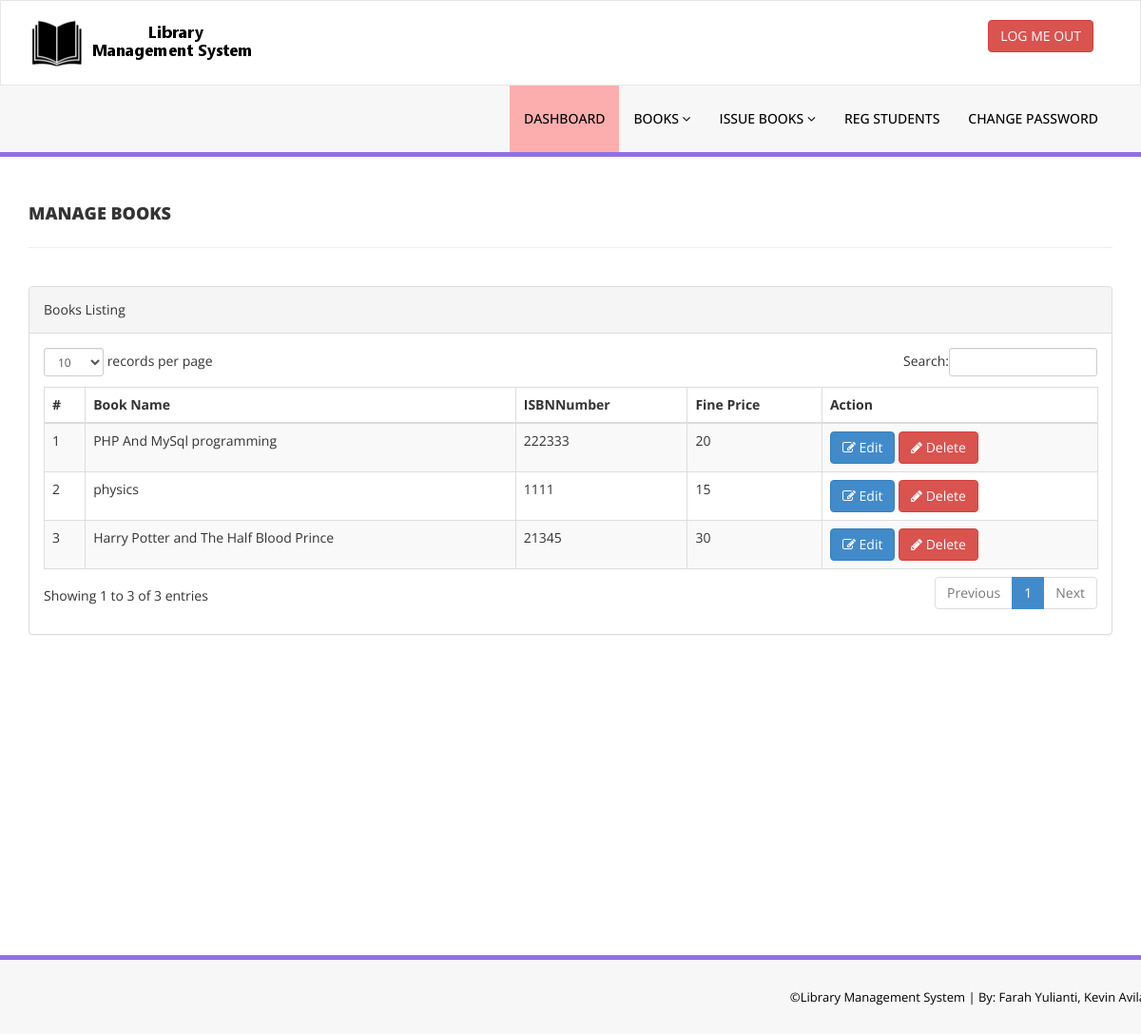
Page /library/admin/manage-books.php (signed in) on the committed database.
### tables this page shows
CREATE TABLE IF NOT EXISTS `tblbooks` (
  `id` int(11) NOT NULL AUTO_INCREMENT,
  `BookName` varchar(255) DEFAULT NULL,
  `ISBNNumber` int(11) DEFAULT NULL,
  `BookPrice` int(11) DEFAULT NULL,
  `RegDate` timestamp NULL DEFAULT CURRENT_TIMESTAMP,
  `UpdationDate` timestamp NULL DEFAULT NULL ON UPDATE CURRENT_TIMESTAMP,
  PRIMARY KEY (`id`)
);

### library/admin/manage-books.php (the view, shortened to what this page needs)
<?php
include('includes/config.php');
if(strlen($_SESSION['alogin'])==0)
    {
header('location:index.php');
}
else{
    ?>
<!DOCTYPE html>
<html xmlns="http://www.w3.org/1999/xhtml">
<head>
    <link href="assets/css/bootstrap.css" rel="stylesheet" />
    <link href="assets/css/font-awesome.css" rel="stylesheet" />
    <link href="assets/js/dataTables/dataTables.bootstrap.css" rel="stylesheet" />
    <link href="assets/css/style.css" rel="stylesheet" />
</head>
<body>
<?php include('includes/header.php');?>
    <div class="content-wrapper">
         <div class="container">
        <div class="row pad-botm">
            <div class="col-md-12">
                <h4 class="header-line">Manage Books</h4>
    </div>
     <div class="row">
</div>
        </div>
            <div class="row">
                <div class="col-md-12">
                    <div class="panel panel-default">
                        <div class="panel-heading">
                           Books Listing
                        </div>
                        <div class="panel-body">
                            <div class="table-responsive">
                                <table class="table table-striped table-bordered table-hover" id="dataTables-example">
                                    <thead>
                                        <tr>
                                            <th>#</th>
                                            <th>Book Name</th>
											<th>ISBNNumber</th>
											<th>Fine Price</th>
                                            <th>Action</th>
                                        </tr>
                                    </thead>
                                    <tbody>
<?php $sql = "SELECT * FROM tblbooks";
$query = $dbh -> prepare($sql);
$query->execute();
$results=$query->fetchAll(PDO::FETCH_OBJ);
$cnt=1;
if($query->rowCount() > 0)
{
foreach($results as $result)
{               ?>
                                        <tr class="odd gradeX">
                                            <td class="center"><?php echo htmlentities($cnt);?></td>
                                            <td class="center"><?php echo htmlentities($result->BookName);?></td>
											 <td class="center"><?php echo htmlentities($result->ISBNNumber);?></td>
											  <td class="center"><?php echo htmlentities($result->BookPrice);?></td>
                                            <td class="center">
                                            <a href="edit-book.php?bookid=<?php echo htmlentities($result->bookid);?>"><button class="btn btn-primary"><i class="fa fa-edit "></i> Edit</button>
                                          <a href="manage-books.php?del=<?php echo htmlentities($result->bookid);?>" onclick="return confirm('Are you sure you want to delete?');"" >  <button class="btn btn-danger"><i class="fa fa-pencil"></i> Delete</button>
                                            </td>
                                        </tr>
 <?php $cnt=$cnt+1;}} ?>
                                    </tbody>
                                </table>
                            </div>
                        </div>
                    </div>
                </div>
            </div>
    </div>
    </div>
  <?php include('includes/footer.php');?>
</body>
</html>
<?php } ?>

### library/admin/assets/css/style.css (style rules this page uses)
.content-wrapper { margin-top: 40px; min-height:800px; padding-bottom:90px; }
.header-line { font-weight:900; padding-bottom:25px; border-bottom:1px solid #eeeeee; text-transform:uppercase; }
.pad-botm { padding-bottom:30px; }

### rows in the picture
tblbooks: BookName "PHP And MySql programming", ISBNNumber "222333", BookPrice "20"
tblbooks: BookName "physics", ISBNNumber "1111", BookPrice "15"
tblbooks: BookName "Harry Potter and The Half Blood Prince", ISBNNumber "21345", BookPrice "30"
